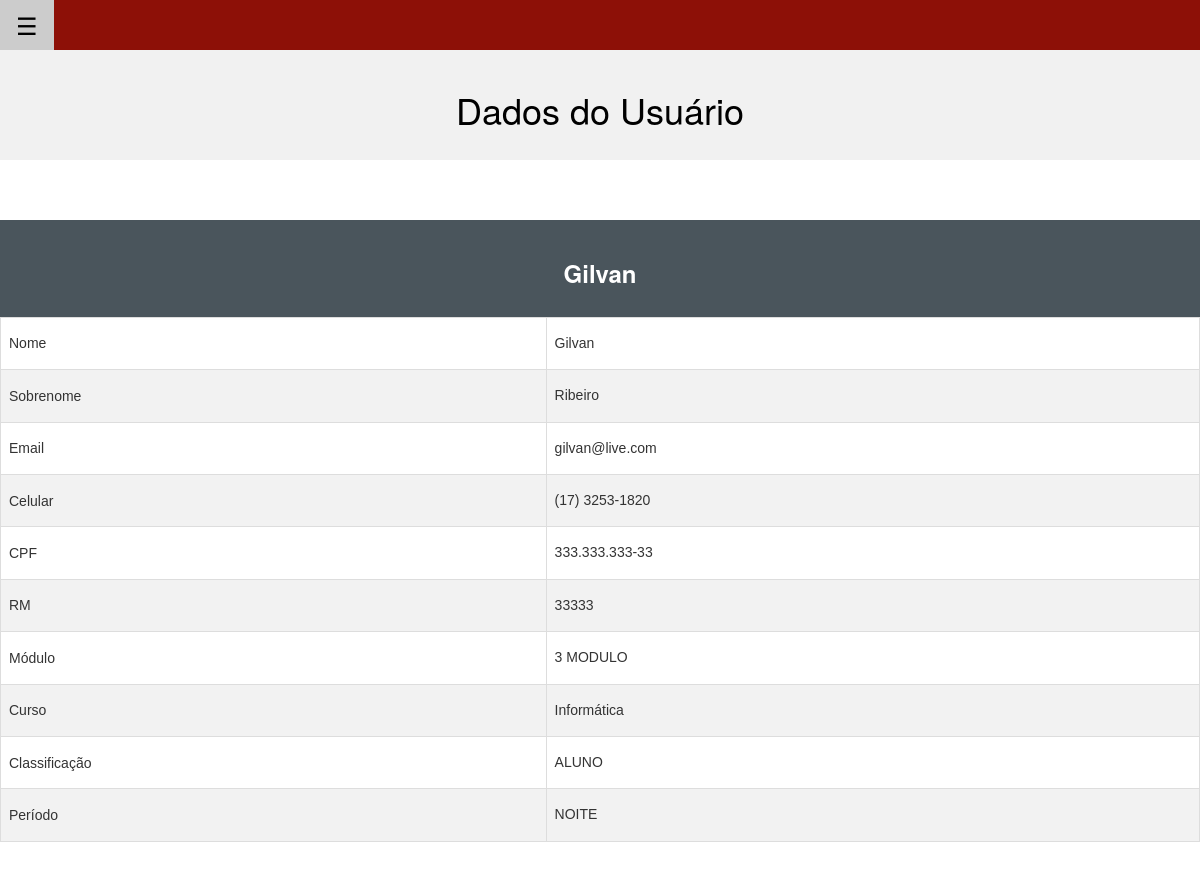
Screenshot of /pagUsu.php?id=3 (signed in) with the database file from the repository.
### tables this page shows
CREATE TABLE TB_USUARIO
(
	ID_USUARIO INT NOT NULL PRIMARY KEY AUTO_INCREMENT,
	COD_CURSO INT NOT NULL,
	COD_CLASSIFICACAO INT NOT NULL,
	USU_CPF VARCHAR(50) NOT NULL, 
	USU_RM VARCHAR(50) NOT NULL, 
	USU_EMAIL VARCHAR(50) NOT NULL,
	USU_LASTNAME VARCHAR(50) NOT NULL,
	USU_FIRSTNAME VARCHAR(50) NOT NULL,
	USU_TELEFONE VARCHAR(50) NOT NULL,
	USU_MODULO VARCHAR(50) NOT NULL,
	USU_PERIODO VARCHAR(50) NOT NULL,
	CONSTRAINT FOREIGN KEY (COD_CLASSIFICACAO) REFERENCES TB_CLASSIFICACAO(ID_CLASSIFICACAO),
	CONSTRAINT FOREIGN KEY (COD_CURSO) REFERENCES TB_CURSO(ID_CURSO)
);

CREATE TABLE TB_CURSO
(
	ID_CURSO INT NOT NULL PRIMARY KEY AUTO_INCREMENT,
	CRS_NOME VARCHAR(50) NOT NULL 
);

CREATE TABLE TB_CLASSIFICACAO
(
	ID_CLASSIFICACAO INT NOT NULL PRIMARY KEY AUTO_INCREMENT,
	CLSS_TIPO VARCHAR(50) NOT NULL
);

### bancoDados.class.php (called while the page is built, shortened)
<?php
    class bancoDadosBTCC
    {
        private $usuario;
        private $senha;
        private $banco;
        private $host;
        public function conectarBancoDados(){
            $conexao = mysqli_connect($this->getHost(), $this->getUsuario(), $this->getSenha())
            or die ("ERRO CONEXAO");
            if($conexao){
                mysqli_select_db($conexao, $this->getBanco())
                or die ("ERRO SELECT DATABASE");
            }
            return $conexao;
        }
        public function buscaUsuario($id){
            $conexao = $this->conectarBancoDados();
            $comandoSQL = "SELECT B.CLSS_TIPO, A.USU_CPF, A.USU_RM, A.USU_EMAIL, A.USU_LASTNAME, A.USU_FIRSTNAME, A.USU_TELEFONE, C.CRS_NOME, A.USU_MODULO, A.USU_PERIODO, D.LG_LOGIN, D.LG_SENHA FROM tb_usuario A INNER JOIN tb_classificacao B INNER JOIN tb_curso C INNER JOIN tb_login D ON A.COD_CLASSIFICACAO = B.ID_CLASSIFICACAO AND A.COD_CURSO = C.ID_CURSO AND D.COD_USUARIO = A.ID_USUARIO WHERE A.ID_USUARIO = '$id'";
            $result = mysqli_query($conexao, $comandoSQL);
            if(mysqli_num_rows($result) > 0)
            {
                $linha1 = "";
                while ($resultado = $result->fetch_array(MYSQLI_ASSOC))
                {
                    $clss = $resultado['CLSS_TIPO'];
                    $cpf = $resultado['USU_CPF'];
                    $rm = $resultado['USU_RM'];
                    $email = $resultado['USU_EMAIL'];
                    $lastname = $resultado['USU_LASTNAME'];
                    $firstname = $resultado['USU_FIRSTNAME'];
                    $telefone = $resultado['USU_TELEFONE'];
                    $crs = $resultado['CRS_NOME'];
                    $modulo = $resultado['USU_MODULO'];
                    $periodo = $resultado['USU_PERIODO'];
                    $login = $resultado['LG_LOGIN'];
                    $senha = $resultado['LG_SENHA'];
                    $linha1 = $clss."/".$cpf."/".$rm."/".$email."/".$lastname."/".$firstname."/".$telefone."/".$crs."/".$modulo."/".$periodo."/".$login."/".$senha;
                }
                return $linha1;
            }
            else{
                return "0";
            }
        }
        public function setUsuario($newUsuario)
        {
            $this->usuario = $newUsuario;
        }
        public function getUsuario()
        {
            return $this->usuario;
        }
        public function setSenha($newSenha)
        {
            $this->senha = $newSenha;
        }
        public function getSenha()
        {
            return $this->senha;
        }
        public function setBanco($newBanco)
        {
            $this->banco = $newBanco;
        }
        public function getBanco()
        {
            return $this->banco;
        }
        public function setHost($newHost)
        {
            $this->host = $newHost;
        }
        public function getHost()
        {
            return $this->host;
        }
    }

### pagUsu.php (the view, shortened to what this page needs)
<?php
    include "bancoDados.class.php";
    $banco = new bancoDadosBTCC("root", "", "localhost", "bd_btcc");
    $tipo           = " ";
    $cpf            = " ";
    $rm             = " ";
    $email          = " ";
    $lastname       = " ";
    $firstname      = " ";
    $telefone       = " ";
    $curso          = " ";
    $modulo         = " ";
    $periodo        = " ";
    if(!isset($_GET['id'])){
      $tipo           = "NÃO ESPECIFICADO";
      $cpf            = "NÃO ESPECIFICADO";
      $rm             = "NÃO ESPECIFICADO";
      $email          = "NÃO ESPECIFICADO";
      $lastname       = "NÃO ESPECIFICADO";
      $firstname      = "NÃO ESPECIFICADO";
      $telefone       = "NÃO ESPECIFICADO";
      $curso          = "NÃO ESPECIFICADO";
      $modulo         = "NÃO ESPECIFICADO";
      $periodo        = "NÃO ESPECIFICADO";
      header("Location: index.php");
    }else{
      if($_GET['id'] != $_SESSION['codigoUsu']){
        $tipo           = "NÃO ESPECIFICADO";
        $cpf            = "NÃO ESPECIFICADO";
        $rm             = "NÃO ESPECIFICADO";
        $email          = "NÃO ESPECIFICADO";
        $lastname       = "NÃO ESPECIFICADO";
        $firstname      = "NÃO ESPECIFICADO";
        $telefone       = "NÃO ESPECIFICADO";
        $curso          = "NÃO ESPECIFICADO";
        $modulo         = "NÃO ESPECIFICADO";
        $periodo        = "NÃO ESPECIFICADO";
        header("Location: index.php");
      }else{
        $usuario = explode("/", $banco->buscaUsuario($_SESSION['codigoUsu']));
        $tipo           = $usuario[0];
        $cpf            = $usuario[1];
        $rm             = $usuario[2];
        $email          = $usuario[3];
        $lastname       = $usuario[4];
        $firstname      = $usuario[5];
        $telefone       = $usuario[6];
        $curso          = utf8_encode($usuario[7]);
        $modulo         = $usuario[8];
        $periodo        = $usuario[9];
      }
    }
?>
<!DOCTYPE html>
<html>
<link rel="stylesheet" type="text/css" href="css/w3.css">
<link rel="stylesheet" href="css/w3-theme-red.css">
<link rel="stylesheet" href="css/icon.css">
<link rel="stylesheet" href="https://maxcdn.bootstrapcdn.com/bootstrap/3.3.7/css/bootstrap.min.css">
<link type="text/css" rel="stylesheet" href="js/jquery-ui.css" />
<link rel="stylesheet" href="https://cdnjs.cloudflare.com/ajax/libs/font-awesome/4.7.0/css/font-awesome.min.css">
<body>
<div id="main">
<div class="w3-theme-d5 w3-card">
  <button id="openNav" class="w3-button w3-xlarge w3-theme-d5" onclick="w3_open()">&#9776;</button>
</div>
<div class="w3-container w3-center w3-light-gray">
   <br><h1 class="w3-animate-top">Dados do Usuário</h1><br>
</div>
<br />
<br />
<br />
</head>
<body>
<table id="customers">
<div class="w3-container w3-center w3-theme-cinza">
   <br><h3 class="w3-animate-top"><b><?php echo utf8_encode($firstname); ?></b></h3><br>
</div>
    <td>Nome</td>
    <td><h5> <?php echo utf8_encode($firstname); ?> </h5></td>
  <tr>
    <td>Sobrenome</td>
    <td><h5> <?php echo utf8_encode($lastname); ?> </h5></td>
  </tr>
  <tr>
    <td>Email</td>
    <td><h5> <?php echo $email; ?> </h5></td>
  </tr>
  <tr>
    <td>Celular</td>
    <td><h5> <?php echo $telefone; ?> </h5></td>
  </tr>
  <tr>
    <td>CPF</td>
    <td><h5><?php echo $cpf; ?></h5></td>
  </tr>
  <tr>
    <td>RM</td>
    <td><h5><?php echo $rm; ?></h5></td>
  </tr>
  <tr>
    <td>Módulo</td>
    <td><h5><?php echo $modulo; ?></h5></td>
  </tr>
  <tr>
    <td>Curso</td>
    <td><h5><?php echo $curso; ?></h5></td>
  </tr>
  <tr>
    <td>Classificação</td>
    <td><h5><?php echo $tipo; ?></h5></td>
  </tr>
  <tr>
    <td>Período</td>
    <td><h5><?php echo $periodo; ?></h5></td>
  </tr>
</table>
  </div>
  <div class="w3-col m2">&nbsp;</div>
<br><br><br>
</body>
</html>

### css/w3.css (style rules this page uses)
*,*:before,*:after { box-sizing:inherit }
html { -ms-text-size-adjust:100%;-webkit-text-size-adjust:100% }
body { margin:0 }
button,input,select,textarea { font:inherit;margin:0 }
button,input { overflow:visible }
button,select { text-transform:none }
button,html [type=button],[type=reset],[type=submit] { -webkit-appearance:button }
html,body { font-family:Verdana,sans-serif;font-size:15px;line-height:1.5 }
html { overflow-x:hidden }
h1 { font-size:36px }
h3 { font-size:24px }
h5 { font-size:18px }
h1,h2,h3,h4,h5,h6 { font-family:"Segoe UI",Arial,sans-serif;font-weight:400;margin:10px 0 }
.w3-btn,.w3-button { border:none;display:inline-block;outline:0;padding:8px 16px;vertical-align:middle;overflow:hidden;text-decoration:none;color:inherit;background-color:inherit;text-align:center;cursor:pointer;white-space:nowrap }
.w3-btn,.w3-button { -webkit-touch-callout:none;-webkit-user-select:none;-khtml-user-select:none;-moz-user-select:none;-ms-user-select:none;user-select:none }
.w3-main,#main { transition:margin-left .4s }
.w3-container:after,.w3-container:before,.w3-panel:after,.w3-panel:before,.w3-row:after,.w3-row:before,.w3-row-padding:after,.w3-row-padding:before, .w3-cell-row:before,.w3-cell-row:after,.w3-clear:after,.w3-clear:before,.w3-bar:before,.w3-bar:after { content:"";display:table;clear:both }
.w3-col,.w3-half,.w3-third,.w3-twothird,.w3-threequarter,.w3-quarter { float:left;width:100% }
@media (min-width:601px) { .w3-col.m2 { width:16.66666% } }
.w3-container,.w3-panel { padding:0.01em 16px }
.w3-card,.w3-card-2 { box-shadow:0 2px 5px 0 rgba(0,0,0,0.16),0 2px 10px 0 rgba(0,0,0,0.12) }
.w3-animate-top { position:relative;animation:animatetop 0.4s }
.w3-xlarge { font-size:24px!important }
.w3-center { text-align:center!important }
.w3-light-grey,.w3-hover-light-grey:hover,.w3-light-gray,.w3-hover-light-gray:hover { color:#000!important;background-color:#f1f1f1!important }

### css/w3-theme-red.css (style rules this page uses)
.w3-theme-d5 { color:#fff !important; background-color:#8d1007 !important }
.w3-theme-cinza { color:#fff !important; background-color:#4a555c !important }

### pagUsu.php (style rules this page uses)
#customers { font-family: "Trebuchet MS", Arial, Helvetica, sans-serif; border-collapse: collapse; width: 100%; }
#customers td, #customers th { border: 1px solid #ddd; padding: 8px; }
#customers tr:nth-child(even) { background-color: #f2f2f2; }

### rows the page displays
tb_usuario: USU_FIRSTNAME "Gilvan", USU_LASTNAME "Ribeiro", USU_EMAIL "gilvan@live.com", USU_TELEFONE "(17) 3253-1820", USU_CPF "333.333.333-33", USU_RM "33333", USU_MODULO "3 MODULO", COD_CURSO.CRS_NOME "Informática", COD_CLASSIFICACAO.CLSS_TIPO "ALUNO", USU_PERIODO "NOITE"
